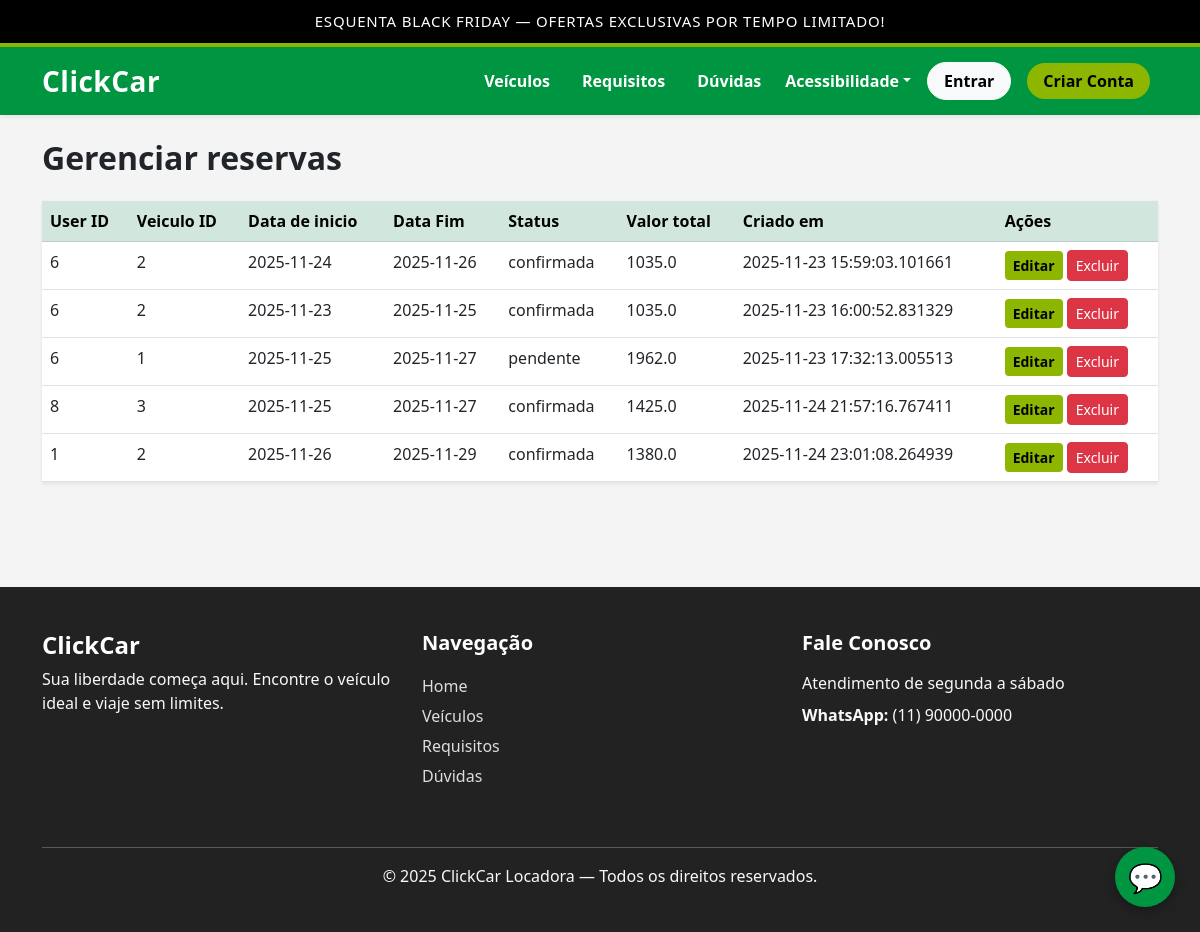
/admin/reservas, run on an earlier commit of the app's database.
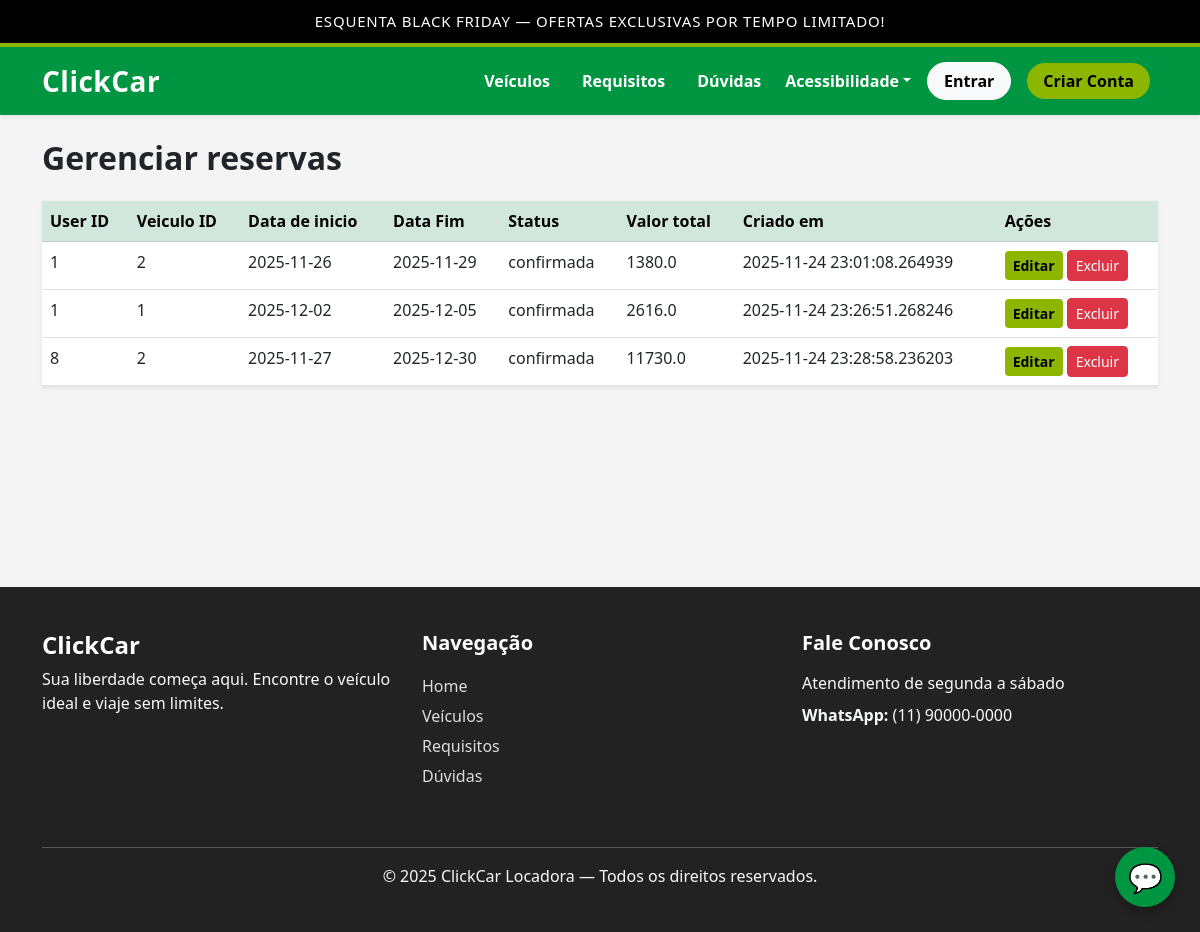
And on a later commit of the database.
### models/models.py (models this page shows)
class Reserva(db.Model):
    __tablename__ = 'reservas'
    id = db.Column(db.Integer, primary_key=True)
    user_id = db.Column(db.Integer, db.ForeignKey(
        'usuarios.id'), nullable=False)
    veiculo_id = db.Column(db.Integer, db.ForeignKey(
        'veiculos.id'), nullable=False)
    data_inicio = db.Column(db.Date, nullable=False)
    data_fim = db.Column(db.Date, nullable=False)
    status = db.Column(db.String(30), default='pendente')
    valor_total = db.Column(db.Float)
    criado_em = db.Column(db.DateTime, default=datetime.utcnow)
    veiculo = db.relationship('Veiculo', backref='reservas')

### controllers/controller.py (the view)
@main.route("/admin/reservas")
def listar_reservas():
    db = SessionLocal()
    reservas = db.query(Reserva).all()
    return render_template("admin/rentals/list.html", reservas=reservas)

### templates/admin/rentals/list.html (shortened to what this page needs)
{% extends 'base.html' %}
{% block content %}
<h2 class="fw-bold mb-4">Gerenciar reservas</h2>
<table class="table table-hover shadow-sm bg-white">
    <thead class="table-success">
        <tr>
            <th>User ID</th>
            <th>Veiculo ID</th>
            <th>Data de inicio</th>
            <th>Data Fim</th>
            <th>Status</th>
            <th>Valor total</th>
            <th>Criado em</th>
            <th> Ações </th>
        </tr>
    </thead>
    <tbody>
        {% for r in reservas %}
        <tr>
            <td>{{ r.user_id }}</td>
            <td>{{ r.veiculo_id }}</td>
            <td>{{ r.data_inicio }}</td>
            <td>{{ r.data_fim }}</td>
            <td>{{ r.status }}</td>
            <td>{{ r.valor_total  }}</td>
            <td>{{ r.criado_em }}</td>
            <td>
                <a href="{{ url_for('main.edit_reserva',id=r.id) }}" class="btn btn-warning btn-sm">Editar</a>
                <a href="{{ url_for('main.excluir_reserva',reserva_id=r.id) }}"
                   onclick="return confirm('Excluir cliente?')"
                   class="btn btn-danger btn-sm">Excluir</a>
            </td>
        </tr>
        {% endfor %}
    </tbody>
</table>
{% endblock %}

What changed in the data, as far as the page shows it:
removed Reserva: user_id "6", veiculo_id "2", data_inicio "2025-11-24", data_fim "2025-11-26", status "confirmada", valor_total "1035.0", criado_em "2025-11-23 15:59:03.101661"
removed Reserva: user_id "6", veiculo_id "2", data_inicio "2025-11-23", data_fim "2025-11-25", status "confirmada", valor_total "1035.0", criado_em "2025-11-23 16:00:52.831329"
removed Reserva: user_id "6", veiculo_id "1", data_inicio "2025-11-25", data_fim "2025-11-27", status "pendente", valor_total "1962.0", criado_em "2025-11-23 17:32:13.005513"
removed Reserva: user_id "8", veiculo_id "3", data_inicio "2025-11-25", data_fim "2025-11-27", status "confirmada", valor_total "1425.0", criado_em "2025-11-24 21:57:16.767411"
added Reserva: user_id "1", veiculo_id "1", data_inicio "2025-12-02", data_fim "2025-12-05", status "confirmada", valor_total "2616.0", criado_em "2025-11-24 23:26:51.268246"
added Reserva: user_id "8", veiculo_id "2", data_inicio "2025-11-27", data_fim "2025-12-30", status "confirmada", valor_total "11730.0", criado_em "2025-11-24 23:28:58.236203"
